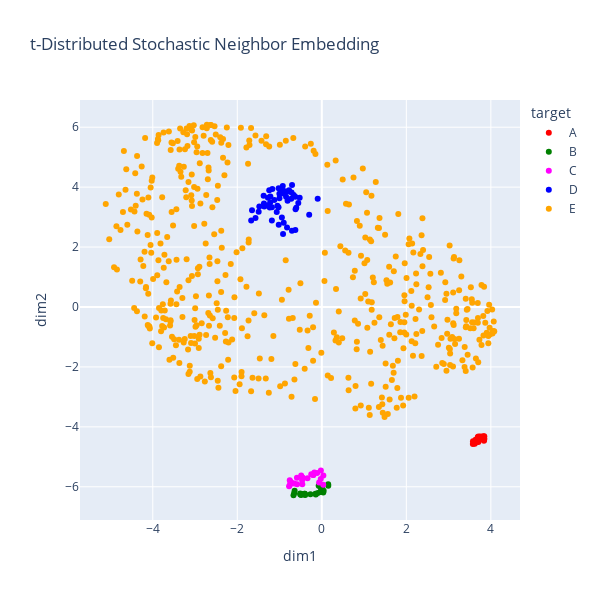

Notebook cell for this chart:
### Markdown cell above
### 3. Create a 2D scatter plot of `dim1` against `dim2`.

### Code cell
scatter(
    
    data_frame         = df_X_t_sne,
    x                  = 'dim1', 
    y                  = 'dim2', 
    color              = 'target',
    color_discrete_map = dc_color,
    title              = "t-Distributed Stochastic Neighbor Embedding",
    width              = 600,
    height             = 600
)

### Figure 1 — Plotly figure (JSON) as saved in the notebook; plotly's stock layout.template omitted (floating-point values rounded to 4 significant figures; data arrays with more than 128 entries replaced by an {"elided": "..."} marker saying what was removed)
{"data": [{"hovertemplate": "target=A<br>dim1=%{x}<br>dim2=%{y}<extra></extra>", "legendgroup": "A", "marker": {"color": "red", "symbol": "circle"}, "mode": "markers", "name": "A", "orientation": "v", "showlegend": true, "type": "scatter", "x": [3.699, 3.841, 3.692, 3.752, 3.772, 3.677, 3.828, 3.633, 3.638, 3.577, 3.705, 3.845, 3.718, 3.818, 3.691, 3.621, 3.574, 3.72, 3.846, 3.808, 3.748, 3.836, 3.821, 3.706, 3.767], "xaxis": "x", "y": [-4.44, -4.44, -4.338, -4.319, -4.387, -4.49, -4.38, -4.505, -4.432, -4.481, -4.507, -4.312, -4.393, -4.31, -4.378, -4.568, -4.574, -4.371, -4.395, -4.356, -4.412, -4.464, -4.369, -4.318, -4.349], "yaxis": "y"}, {"hovertemplate": "target=B<br>dim1=%{x}<br>dim2=%{y}<extra></extra>", "legendgroup": "B", "marker": {"color": "green", "symbol": "circle"}, "mode": "markers", "name": "B", "orientation": "v", "showlegend": true, "type": "scatter", "x": [0.1527, 0.03407, -0.4711, -0.03494, -0.03312, -0.1421, -0.07431, -0.4027, -0.4877, -0.2686, -0.512, -0.6429, -0.6549, -0.6699, -0.3933, 0.1502, -0.5098, -0.1503, 0.0007537, -0.4094, 0.04379, -0.02899, -0.09447, 0.00675, -0.4002], "xaxis": "x", "y": [-5.963, -6.194, -6.243, -5.996, -6.178, -6.26, -5.97, -6.258, -6.273, -6.249, -6.223, -6.135, -6.214, -6.283, -6.277, -5.916, -6.257, -6.229, -6.118, -6.234, -6.131, -6.154, -6.208, -6.053, -6.235], "yaxis": "y"}, {"hovertemplate": "target=C<br>dim1=%{x}<br>dim2=%{y}<extra></extra>", "legendgroup": "C", "marker": {"color": "magenta", "symbol": "circle"}, "mode": "markers", "name": "C", "orientation": "v", "showlegend": true, "type": "scatter", "x": [-0.7741, -0.2049, -0.7579, -0.3386, -0.4636, -0.1757, -0.06373, -0.746, -0.4881, -0.6531, -0.4574, -0.02213, -0.1107, -0.7559, -0.4621, -0.4652, -0.5839, -0.7055, -0.1992, -0.2492, 0.03645, -0.5884, 0.03334, -0.02482, -0.191], "xaxis": "x", "y": [-5.986, -5.607, -5.784, -5.715, -5.696, -5.527, -5.859, -5.826, -5.625, -5.89, -5.69, -5.458, -5.537, -5.94, -5.918, -5.78, -5.916, -5.87, -5.603, -5.581, -5.625, -5.703, -5.935, -5.743, -5.573], "yaxis": "y"}, {"hovertemplate": "target=D<br>dim1=%{x}<br>dim2=%{y}<extra></extra>", "legendgroup": "D", "marker": {"color": "blue", "symbol": "circle"}, "mode": "markers", "name": "D", "orientation": "v", "showlegend": true, "type": "scatter", "x": [-1.004, -1.37, -1.021, -0.5566, -1.222, -1.232, -0.9283, -0.5237, -1.275, -1.025, -0.7753, -1.171, -1.182, -0.7068, -0.7236, -1.003, -0.945, -0.846, -0.6209, -1.218, -0.7045, -0.665, -0.8057, -0.9236, -0.8103, -1.293, -1.671, -0.9011, -1.652, -0.8753, -0.6258, -0.7154, -0.2986, -1.181, -1.019, -0.9175, -1.051, -1.478, -1.569, -0.6047, -1.494, -1.244, -0.9094, -1.067, -1.124, -1.363, -1.377, -0.6278, -0.8233, -0.09743], "xaxis": "x", "y": [3.783, 3.454, 3.966, 3.468, 3.487, 3.325, 3.886, 3.65, 3.643, 3.326, 3.9, 3.941, 2.888, 2.543, 3.611, 3.629, 2.986, 3.679, 3.265, 3.69, 4.068, 3.735, 3.852, 4.036, 3.546, 3.386, 2.886, 2.809, 3.233, 3.862, 2.566, 3.822, 3.081, 3.331, 2.742, 2.433, 3.375, 3.355, 2.972, 3.308, 3.18, 3.893, 3.79, 3.173, 3.568, 3.357, 3.712, 3.683, 2.653, 3.61], "yaxis": "y"}, {"hovertemplate": "target=E<br>dim1=%{x}<br>dim2=%{y}<extra></extra>", "legendgroup": "E", "marker": {"color": "orange", "symbol": "circle"}, "mode": "markers", "name": "E", "orientation": "v", "showlegend": true, "type": "scatter", "x": {"elided": "500 float values"}, "xaxis": "x", "y": {"elided": "500 float values"}, "yaxis": "y"}], "layout": {"height": 600, "legend": {"title": {"text": "target"}, "tracegroupgap": 0}, "title": {"text": "t-Distributed Stochastic Neighbor Embedding"}, "width": 600, "xaxis": {"anchor": "y", "domain": [0, 1], "title": {"text": "dim1"}}, "yaxis": {"anchor": "x", "domain": [0, 1], "title": {"text": "dim2"}}}}
